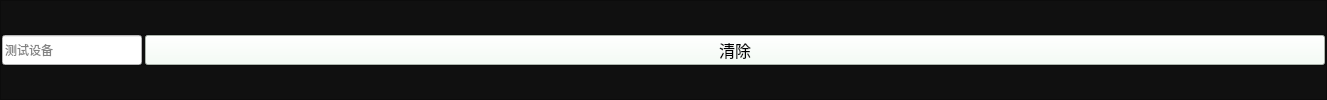
               <widget class="QFrame" name="Frame_Top">
                <property name="sizePolicy">
                 <sizepolicy hsizetype="Expanding" vsizetype="Fixed">
                  <horstretch>0</horstretch>
                  <verstretch>0</verstretch>
                 </sizepolicy>
                </property>
                <property name="minimumSize">
                 <size>
                  <width>0</width>
                  <height>30</height>
                 </size>
                </property>
                <property name="maximumSize">
                 <size>
                  <width>16777215</width>
                  <height>16777215</height>
                 </size>
                </property>
                <property name="layoutDirection">
                 <enum>Qt::RightToLeft</enum>
                </property>
                <property name="styleSheet">
                 <string notr="true">background-color: rgb(16, 16, 16);</string>
                </property>
                <property name="frameShape">
                 <enum>QFrame::StyledPanel</enum>
                </property>
                <property name="frameShadow">
                 <enum>QFrame::Raised</enum>
                </property>
                <layout class="QVBoxLayout" name="verticalLayout_3">
                 <property name="spacing">
                  <number>0</number>
                 </property>
                 <property name="leftMargin">
                  <number>0</number>
                 </property>
                 <property name="topMargin">
                  <number>0</number>
                 </property>
                 <property name="rightMargin">
                  <number>0</number>
                 </property>
                 <property name="bottomMargin">
                  <number>0</number>
                 </property>
                 <item>
                  <widget class="QFrame" name="Frame_SELECT">
                   <property name="sizePolicy">
                    <sizepolicy hsizetype="Expanding" vsizetype="Fixed">
                     <horstretch>0</horstretch>
                     <verstretch>0</verstretch>
                    </sizepolicy>
                   </property>
                   <property name="minimumSize">
                    <size>
                     <width>1200</width>
                     <height>30</height>
                    </size>
                   </property>
                   <property name="maximumSize">
                    <size>
                     <width>16777215</width>
                     <height>16777215</height>
                    </size>
                   </property>
                   <property name="font">
                    <font>
                     <pointsize>12</pointsize>
                    </font>
                   </property>
                   <property name="layoutDirection">
                    <enum>Qt::RightToLeft</enum>
                   </property>
                   <property name="styleSheet">
                    <string notr="true">QPushButton {
	background-color: rgb(242, 255, 244);
}
QPushButton:hover {
	background-color: rgb(194, 255, 225);
}
QLineEdit {
	color: rgb(7, 7, 7);
	background-color: rgb(255, 255, 255);
}</string>
                   </property>
                   <property name="frameShape">
                    <enum>QFrame::StyledPanel</enum>
                   </property>
                   <property name="frameShadow">
                    <enum>QFrame::Raised</enum>
                   </property>
                   <layout class="QHBoxLayout" name="horizontalLayout_2">
                    <property name="spacing">
                     <number>3</number>
                    </property>
                    <property name="leftMargin">
                     <number>0</number>
                    </property>
                    <property name="topMargin">
                     <number>0</number>
                    </property>
                    <property name="rightMargin">
                     <number>0</number>
                    </property>
                    <property name="bottomMargin">
                     <number>0</number>
                    </property>
                    <item>
                     <widget class="QPushButton" name="Clear">
                      <property name="sizePolicy">
                       <sizepolicy hsizetype="Expanding" vsizetype="Fixed">
                        <horstretch>0</horstretch>
                        <verstretch>0</verstretch>
                       </sizepolicy>
                      </property>
                      <property name="minimumSize">
                       <size>
                        <width>1180</width>
                        <height>30</height>
                       </size>
                      </property>
                      <property name="maximumSize">
                       <size>
                        <width>16777215</width>
                        <height>16777215</height>
                       </size>
                      </property>
                      <property name="font">
                       <font>
                        <pointsize>12</pointsize>
                       </font>
                      </property>
                      <property name="cursor">
                       <cursorShape>PointingHandCursor</cursorShape>
                      </property>
                      <property name="styleSheet">
                       <string notr="true"/>
                      </property>
                      <property name="text">
                       <string>清除</string>
                      </property>
                     </widget>
                    </item>
                    <item>
                     <widget class="QLineEdit" name="TestDevices">
                      <property name="minimumSize">
                       <size>
                        <width>140</width>
                        <height>30</height>
                       </size>
                      </property>
                      <property name="layoutDirection">
                       <enum>Qt::LeftToRight</enum>
                      </property>
                      <property name="placeholderText">
                       <string>测试设备</string>
                      </property>
                     </widget>
                    </item>
                   </layout>
                  </widget>
                 </item>
                </layout>
               </widget>
